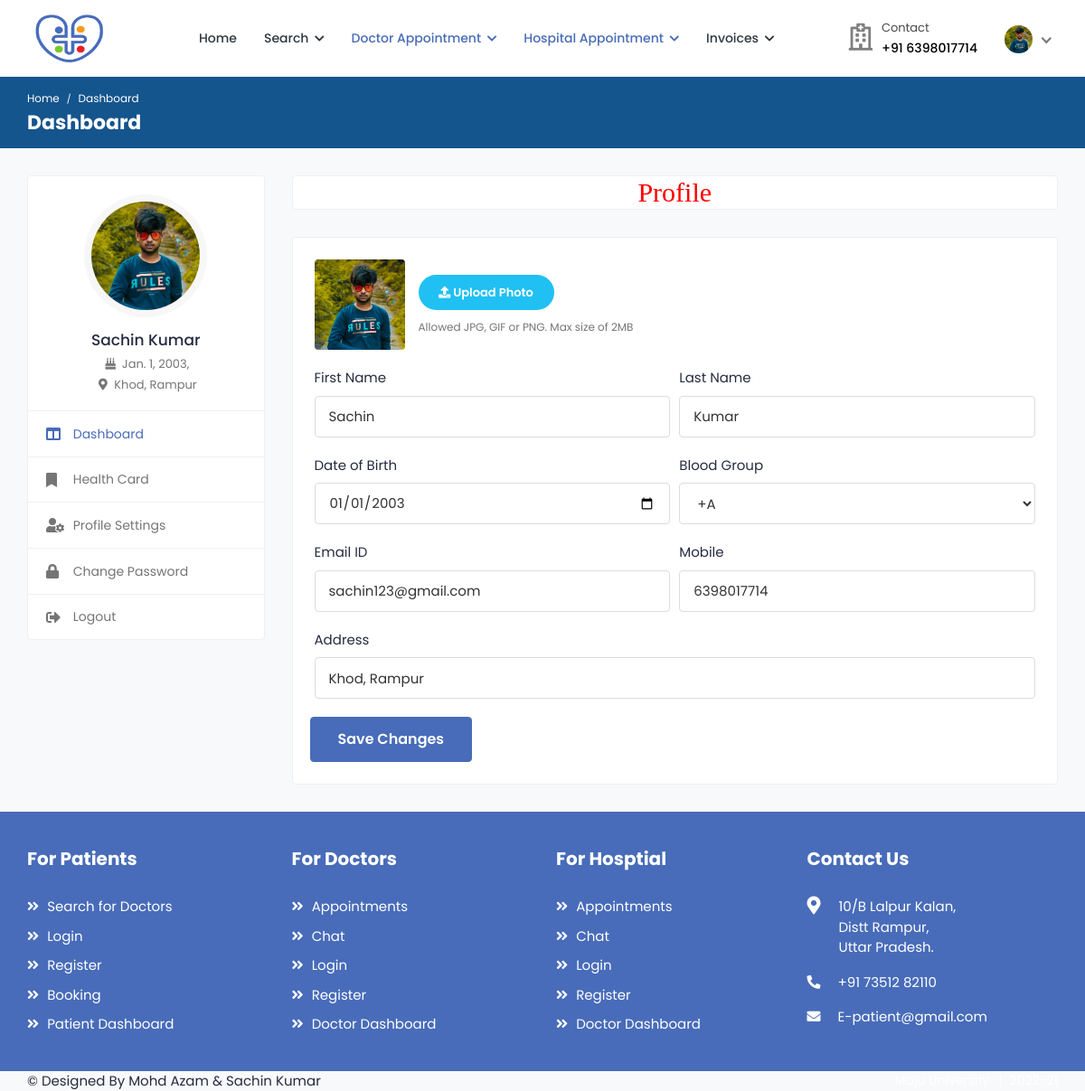
The page /patient_profile (signed in) on the database its author committed.
### health/models.py (models this page shows, shortened)
class Patient(models.Model):
    user = models.ForeignKey(User,on_delete=models.CASCADE,null=True)
    blood_group = models.CharField(max_length=10,choices=blood_group,null=True)
    health_uid = models.CharField(max_length=16,null=True)
    ex_year= models.CharField(max_length=10,null=True)
    ex_month= models.CharField(max_length=10,null=True)
    cvv = models.CharField(max_length=10,null=True)
    mobile = models.CharField(max_length=10,null=True)
    address = models.CharField(max_length=100,null=True)
    card_status = models.CharField(max_length=100,null=True)
    dob = models.DateField(null=True)
    image = models.FileField(null=True)

### health/views.py (the view, shortened to what this page needs)
# urls.py: path('patient_profile', Patient_Profile,name="patient_profile"),
def Patient_Profile(request):
    user = User.objects.get(id=request.user.id)
    pat = Patient.objects.get(user=user)
    form = PatientForm(request.POST or None,instance=pat)
    d = {'form':form}
    return render(request,'patient/profile.html',d)

### health/forms.py
class PatientForm(forms.ModelForm):
    class Meta:
        model = Patient
        fields = ['blood_group','mobile','address','dob','image']

### health/templates/patient/profile.html (shortened to what this page needs)
{% extends 'patient/sidebar.html' %}
{% load widget_tweaks %}
{% block b %}
{% load static %}
<h2 style="font-family:roman;color:red" align="center" class="card">Profile</h2>
            <div class="card">
								<div class="card-body">
									<form action="" method="post" enctype="multipart/form-data">
										<div class="row form-row">
											<div class="col-12 col-md-12">
												<div class="form-group">
													<div class="change-avatar">
														<div class="profile-img">
                                                            {% if request.user.patient_set.all.0.image %}
															<img src="{{request.user.patient_set.all.0.image.url}}" alt="User Image">
                                                            {% endif %}
														</div>
														<div class="upload-img">
															<div class="change-photo-btn">
																<span><i class="fa fa-upload"></i> Upload Photo</span>
															</div>
															<small class="form-text text-muted">Allowed JPG, GIF or PNG. Max size of 2MB</small>
														</div>
													</div>
												</div>
											</div>
											<div class="col-12 col-md-6">
												<div class="form-group">
													<label>First Name</label>
													<input type="text" class="form-control" name="first_name" value="{{request.user.first_name}}">
												</div>
											</div>
											<div class="col-12 col-md-6">
												<div class="form-group">
													<label>Last Name</label>
													<input type="text" class="form-control" name="last_name" value="{{request.user.last_name}}">
												</div>
											</div>
											<div class="col-12 col-md-6">
												<div class="form-group">
													<label>Date of Birth</label>
														{% render_field form.dob class="form-control" type="date" placeholder=request.user.patient_set.all.0.dob %}
												</div>
											</div>
											<div class="col-12 col-md-6">
												<div class="form-group">
													<label>Blood Group</label>
														{% render_field form.blood_group class="form-control" placeholder=form.blood_group.label %}
												</div>
											</div>
											<div class="col-12 col-md-6">
												<div class="form-group">
													<label>Email ID</label>
													<input type="email" class="form-control" name="email" value="{{request.user.email}}">
												</div>
											</div>
											<div class="col-12 col-md-6">
												<div class="form-group">
													<label>Mobile</label>
													{% render_field form.mobile class="form-control" placeholder=form.mobile.label %}
												</div>
											</div>
											<div class="col-12">
												<div class="form-group">
												<label>Address</label>
                                                   {% render_field form.address class="form-control"  value=form.address.value %}
												</div>
											</div>
										<div class="submit-section">
											<button type="submit" class="btn btn-primary submit-btn">Save Changes</button>
										</div>
                                        </div>
                                    </form>
								</div>
							</div>
{% endblock %}

### health/templates/patient/sidebar.html
{% extends 'patient/patient_navigation.html' %}
{% block body %}
{% load static %}
			<div class="breadcrumb-bar">
				<div class="container-fluid">
					<div class="row align-items-center">
						<div class="col-md-12 col-12">
							<nav aria-label="breadcrumb" class="page-breadcrumb">
								<ol class="breadcrumb">
									<li class="breadcrumb-item"><a href="index-2.html">Home</a></li>
									<li class="breadcrumb-item active" aria-current="page">Dashboard</li>
								</ol>
							</nav>
							<h2 class="breadcrumb-title">Dashboard</h2>
						</div>
					</div>
				</div>
			</div>
			<div class="content">
				<div class="container-fluid">
					<div class="row">
						<div class="col-md-5 col-lg-4 col-xl-3 theiaStickySidebar">
                            <div class="profile-sidebar">
								<div class="widget-profile pro-widget-content">
									<div class="profile-info-widget">
										<a href="#" class="booking-doc-img">
											{% if request.user.patient_set.all.0.image %}
											<img src="{{request.user.patient_set.all.0.image.url}}" alt="User Image">
											{% endif %}
										</a>
										<div class="profile-det-info">
											<h3>{{request.user.first_name}} {{request.user.last_name}}</h3>
											<div class="patient-details">
												<h5><i class="fas fa-birthday-cake"></i> {{request.user.patient_set.all.0.dob}},</h5>
												<h5 class="mb-0"><i class="fas fa-map-marker-alt"></i> {{request.user.patient_set.all.0.address}}</h5>
											</div>
										</div>
									</div>
								</div>
								<div class="dashboard-widget">
									<nav class="dashboard-menu">
										<ul>
											<li class="active">
												<a href="{% url 'patient_dashboard' %}">
													<i class="fas fa-columns"></i>
													<span>Dashboard</span>
												</a>
											</li>
											<li>
												<a href="{%  url 'apply_card' %}">
													<i class="fas fa-bookmark"></i>
													<span>Health Card</span>
												</a>
											</li>
											<li>
												<a href="{% url 'patient_profile' %}">
													<i class="fas fa-user-cog"></i>
													<span>Profile Settings</span>
												</a>
											</li>
											<li>
												<a href="{% url 'change_password' %}">
													<i class="fas fa-lock"></i>
													<span>Change Password</span>
												</a>
											</li>
											<li>
												<a href="{% url 'logout' %}">
													<i class="fas fa-sign-out-alt"></i>
													<span>Logout</span>
												</a>
											</li>
										</ul>
									</nav>
								</div>
							</div>
						</div>
						<div class="col-md-7 col-lg-8 col-xl-9">
                            {% block b %}
                            {% endblock %}
                            </div>
					</div>
				</div>
			</div>
{% endblock %}

### health/templates/patient/patient_navigation.html (shortened to what this page needs)
<!DOCTYPE html>
{% load static %}
<html lang="en">
<head>
		<link rel="stylesheet" href="{% static 'user/css/bootstrap.min.css' %}">
		<link rel="stylesheet" href="{% static 'user/plugins/fontawesome/css/fontawesome.min.css' %}">
		<link rel="stylesheet" href="{% static 'user/plugins/fontawesome/css/all.min.css' %}">
		<link rel="stylesheet" href="{% static 'user/css/style.css' %}">
	</head>
	<body>
		<div class="main-wrapper">
			<header class="header">
				<nav class="navbar navbar-expand-lg header-nav">
					<div class="navbar-header">
						<a href="{% url 'home' %}" class="navbar-brand logo">
							<img src="{% static 'user/img/favicon (1).png' %}" class="img-fluid" alt="Logo" style="width:90px;height:60px">
						</a>
					</div>
					<div class="main-menu-wrapper">
						<ul class="main-nav">
							<li>
								<a href="{% url 'patient_dashboard' %}">Home</a>
							</li>
							<li class="has-submenu">
								<a href="#">Search <i class="fas fa-chevron-down"></i></a>
							</li>
							<li class="has-submenu active">
								<a href="#"> Doctor Appointment <i class="fas fa-chevron-down"></i></a>
							</li>
							<li class="has-submenu active">
								<a href="#"> Hospital Appointment <i class="fas fa-chevron-down"></i></a>
							</li>
							<li class="has-submenu">
								<a href="#">Invoices <i class="fas fa-chevron-down"></i></a>
							</li>
						</ul>
					</div>
					<ul class="nav header-navbar-rht">
						<li class="nav-item contact-item">
							<div class="header-contact-img">
								<i class="far fa-hospital"></i>
							</div>
							<div class="header-contact-detail">
								<p class="contact-header">Contact</p>
								<p class="contact-info-header"> +91 {{request.user.patient_set.all.0.mobile}}</p>
							</div>
						</li>
						<li class="nav-item dropdown has-arrow logged-item">
							<a href="#" class="dropdown-toggle nav-link" data-toggle="dropdown">
								<span class="user-img">
									{% if request.user.patient_set.all.0.image %}
									<img class="rounded-circle" src="{{request.user.patient_set.all.0.image.url}}" width="31" alt="Ryan Taylor">
									{% endif %}
								</span>
							</a>
						</li>
					</ul>
				</nav>
			</header>
{% block body %}
{% endblock %}
			<footer class="footer">
				<div class="footer-top">
					<div class="container-fluid">
						<div class="row">
							<div class="col-lg-3 col-md-6">
								<div class="footer-widget footer-menu">
									<h2 class="footer-title">For Patients</h2>
									<ul>
										<li><a href=""><i class="fas fa-angle-double-right"></i> Search for Doctors</a></li>
										<li><a href=""><i class="fas fa-angle-double-right"></i> Login</a></li>
										<li><a href=""><i class="fas fa-angle-double-right"></i> Register</a></li>
										<li><a href=""><i class="fas fa-angle-double-right"></i> Booking</a></li>
										<li><a href=""><i class="fas fa-angle-double-right"></i> Patient Dashboard</a></li>
									</ul>
								</div>
							</div>
							<div class="col-lg-3 col-md-6">
								<div class="footer-widget footer-menu">
									<h2 class="footer-title">For Doctors</h2>
									<ul>
										<li><a href=""><i class="fas fa-angle-double-right"></i> Appointments</a></li>
										<li><a href=""><i class="fas fa-angle-double-right"></i> Chat</a></li>
										<li><a href=""><i class="fas fa-angle-double-right"></i> Login</a></li>
										<li><a href=""><i class="fas fa-angle-double-right"></i> Register</a></li>
										<li><a href=""><i class="fas fa-angle-double-right"></i> Doctor Dashboard</a></li>
									</ul>
								</div>
							</div>
								<div class="col-lg-3 col-md-6">
								<div class="footer-widget footer-menu">
									<h2 class="footer-title">For Hosptial</h2>
									<ul>
										<li><a href=""><i class="fas fa-angle-double-right"></i> Appointments</a></li>
										<li><a href=""><i class="fas fa-angle-double-right"></i> Chat</a></li>
										<li><a href=""><i class="fas fa-angle-double-right"></i> Login</a></li>
										<li><a href=""><i class="fas fa-angle-double-right"></i> Register</a></li>
										<li><a href=""><i class="fas fa-angle-double-right"></i> Doctor Dashboard</a></li>
									</ul>
								</div>
							</div>
								<div class="footer-widget footer-contact">
									<h2 class="footer-title">Contact Us</h2>
									<div class="footer-contact-info">
										<div class="footer-address">
											<span><i class="fas fa-map-marker-alt"></i></span>
											<p> 10/B Lalpur Kalan,<br> Distt Rampur, <br>Uttar Pradesh. </p>
										</div>
										<p>
											<i class="fas fa-phone-alt"></i>
											+91 73512 82110
										</p>
										<p class="mb-0">
											<i class="fas fa-envelope"></i>
											E-patient@gmail.com
										</p>
									</div>
								</div>
							</div>
						</div>
					</div>
				</div>
                <div class="footer-bottom">
					<div class="container-fluid">
						<div class="copyright">
							<div class="row">
								<div class="col-md-6 col-lg-6">
									<div class="copyright-text">
										<p class="mb-0"><a>© Designed By Mohd Azam & Sachin Kumar </a></p>
									</div>
								</div>
								<div class="col-md-6 col-lg-6">
									<div class="copyright-menu">
										<ul class="policy-menu">
											<li><a>Maju University</a></li>
											<li><a>2022-21</a></li>
										</ul>
									</div>
								</div>
							</div>
						</div>
					</div>
				</div>
	</body>
</html>

### rows shown on the page
Patient: dob "01/01/2003", blood_group "+A", mobile "6398017714", address "Khod, Rampur"

### other values the page prints
{{ request.user.patient_set.all.0.mobile }} "6398017714"
{{ request.user.first_name }} "Sachin"
{{ request.user.last_name }} "Kumar"
{{ request.user.patient_set.all.0.dob }} "Jan. 1, 2003"
{{ request.user.patient_set.all.0.address }} "Khod, Rampur"
